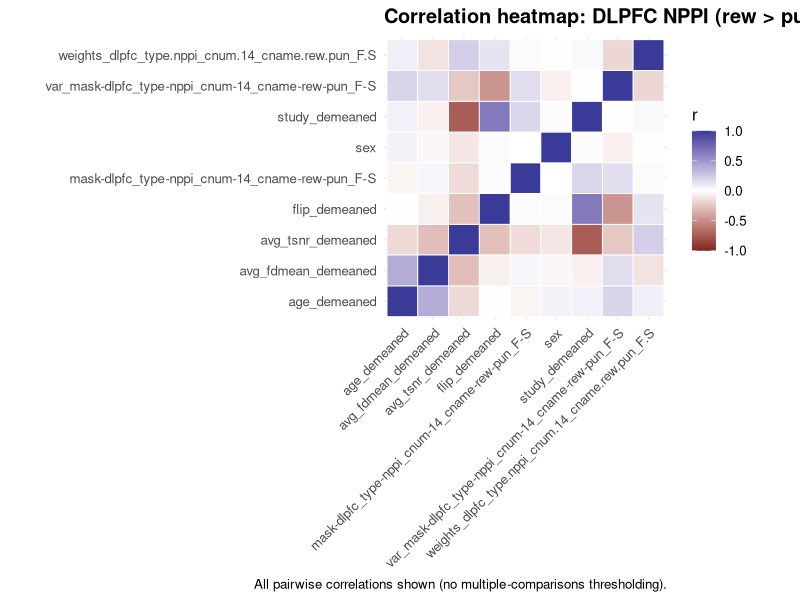
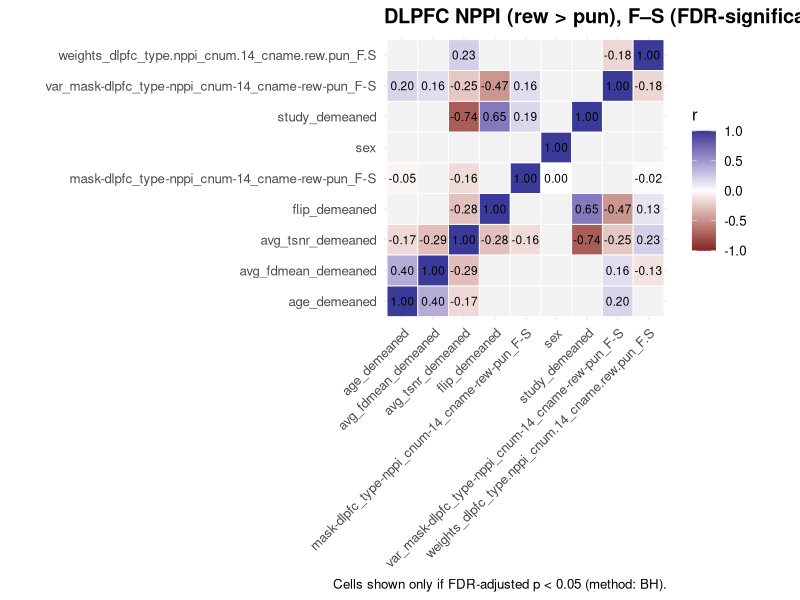
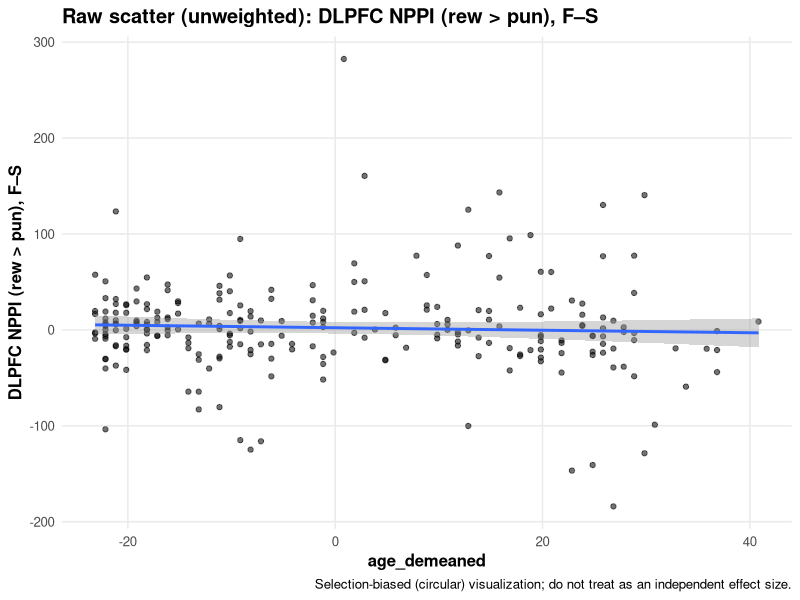
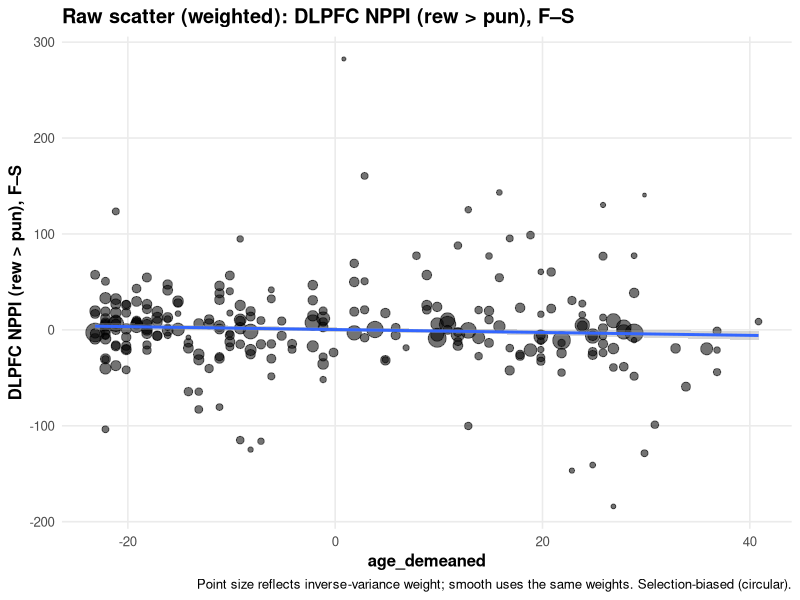
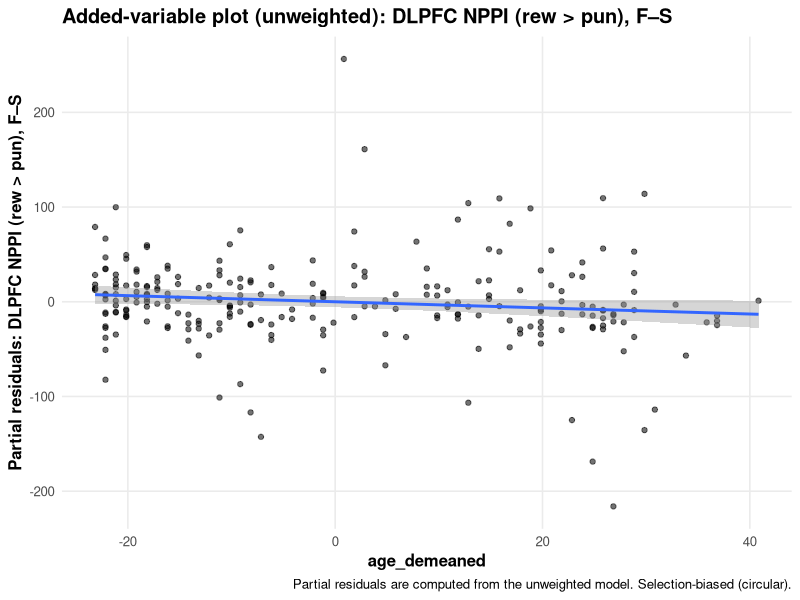
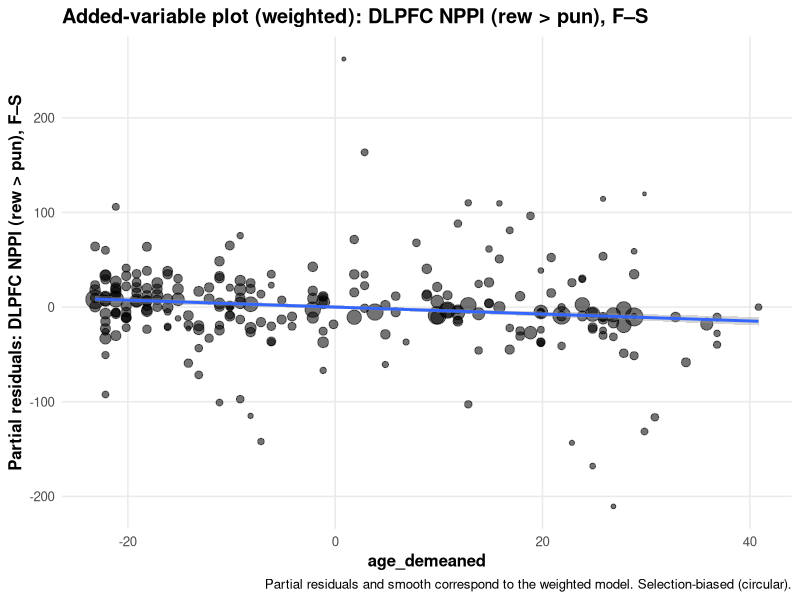
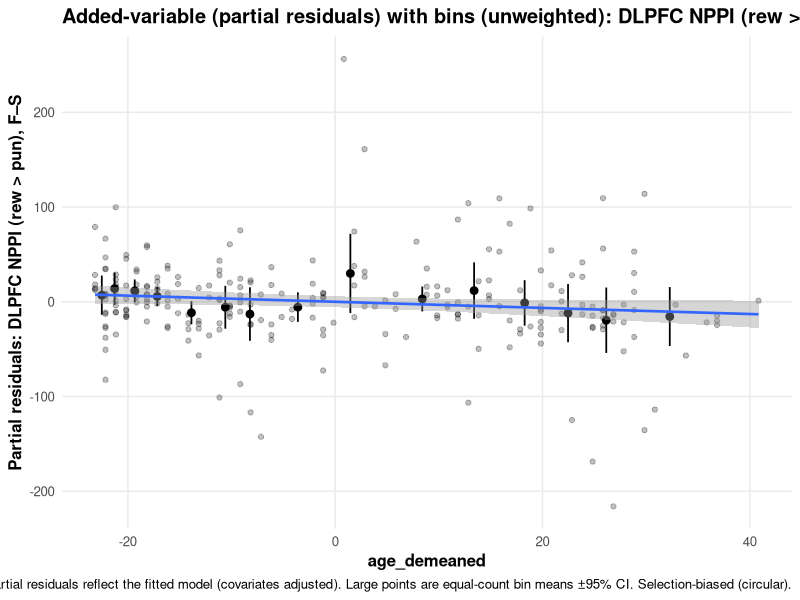
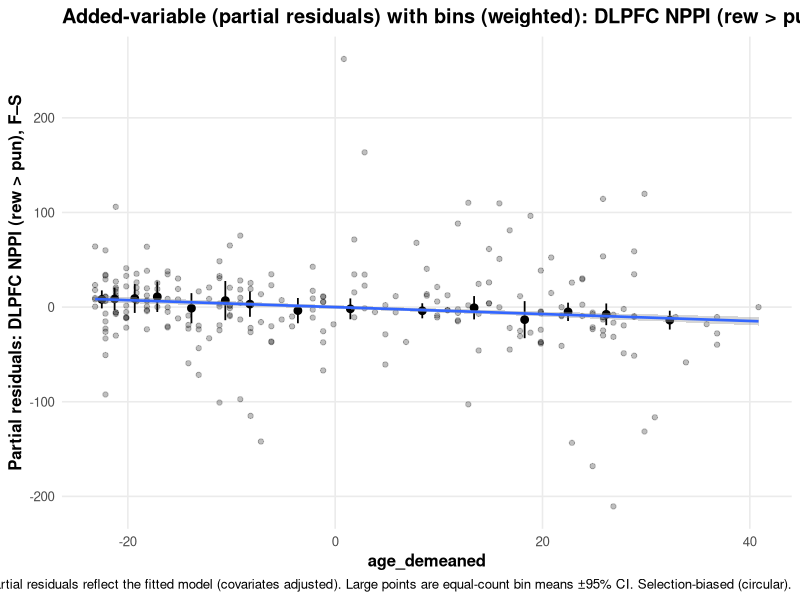

The R source for these figures, in order:
## ---- chunk 1
knitr::opts_chunk$set(
  echo = TRUE,
  warning = FALSE,
  message = FALSE,
  fig.width = 7,
  fig.height = 5
)
## ---- chunk 2
packages <- c(
  "dplyr",
  "ggplot2",
  "readr",
  "tibble"
)

# Install missing packages (comment out if you prefer not to install during knitting)
installed <- rownames(installed.packages())
for (pkg in packages) {
  if (!pkg %in% installed) {
    install.packages(pkg, repos = "https://cloud.r-project.org")
  }
}

# Load packages
invisible(lapply(packages, library, character.only = TRUE))
## ---- chunk 3
# Read the combined CSV file
# (If you knit from a different directory, consider using an absolute path or `here::here()`.)
df <- readr::read_csv("extractions-retest-copy.csv", show_col_types = FALSE)

# Quick sanity checks
stopifnot(is.data.frame(df))
## ---- chunk 4
# Inverse-variance weights with a floor to prevent infinite / extreme weights
make_invvar_weights <- function(var_vec, var_floor = 1e-6) {
  1 / pmax(var_vec, var_floor)
}

# Print a compact weight diagnostic (useful when plots "don't look right")
summarize_weights <- function(w) {
  tibble::tibble(
    n = length(w),
    n_nonfinite = sum(!is.finite(w)),
    min = min(w, na.rm = TRUE),
    p01 = as.numeric(stats::quantile(w, 0.01, na.rm = TRUE)),
    p05 = as.numeric(stats::quantile(w, 0.05, na.rm = TRUE)),
    median = stats::median(w, na.rm = TRUE),
    p95 = as.numeric(stats::quantile(w, 0.95, na.rm = TRUE)),
    p99 = as.numeric(stats::quantile(w, 0.99, na.rm = TRUE)),
    max = max(w, na.rm = TRUE)
  )
}

# Partial residual (added-variable style) for age_demeaned from a fitted lm()
partial_residual_age <- function(model, df, x = "age_demeaned") {
  b <- coef(model)[[x]]
  stats::residuals(model) + b * df[[x]]
}


# Shared plotting theme for consistent appearance across figures
theme_shared <- function(base_size = 12) {
  ggplot2::theme_minimal(base_size = base_size) +
    ggplot2::theme(
      panel.grid.minor = ggplot2::element_blank(),
      plot.title = ggplot2::element_text(face = "bold"),
      axis.title = ggplot2::element_text(face = "bold")
    )
}


# Raw scatter: unweighted fit
plot_scatter_raw_unweighted <- function(df, outcome_col, outcome_label) {
  ggplot(df, aes(x = age_demeaned, y = .data[[outcome_col]])) +
    geom_point(alpha = 0.55) +
    geom_smooth(method = "lm", se = TRUE) +
    theme_shared() +
    labs(
      x = "age_demeaned",
      y = outcome_label,
      title = paste0("Raw scatter (unweighted): ", outcome_label),
      caption = "Selection-biased (circular) visualization; do not treat as an independent effect size."
    )
}

# Raw scatter: weighted fit + point size reflects weights
plot_scatter_raw_weighted <- function(df, outcome_col, weight_col, outcome_label) {
  ggplot(df, aes(x = age_demeaned, y = .data[[outcome_col]])) +
    geom_point(aes(size = sqrt(.data[[weight_col]])), alpha = 0.55) +
    geom_smooth(aes(weight = .data[[weight_col]]), method = "lm", se = TRUE) +
    scale_size_continuous(guide = "none") +
    theme_shared() +
    labs(
      x = "age_demeaned",
      y = outcome_label,
      title = paste0("Raw scatter (weighted): ", outcome_label),
      caption = "Point size reflects inverse-variance weight; smooth uses the same weights. Selection-biased (circular)."
    )
}

# Added-variable (partial residual) scatter: unweighted
plot_added_variable_unweighted <- function(model_unw, df, outcome_label) {
  pr <- partial_residual_age(model_unw, df)

  ggplot(tibble::tibble(age_demeaned = df$age_demeaned, pr = pr),
         aes(x = age_demeaned, y = pr)) +
    geom_point(alpha = 0.55) +
    geom_smooth(method = "lm", se = TRUE) +
    theme_shared() +
    labs(
      x = "age_demeaned",
      y = paste0("Partial residuals: ", outcome_label),
      title = paste0("Added-variable plot (unweighted): ", outcome_label),
      caption = "Partial residuals are computed from the unweighted model. Selection-biased (circular)."
    )
}

# Added-variable (partial residual) scatter: weighted
plot_added_variable_weighted <- function(model_w, df, weight_col, outcome_label) {
  pr <- partial_residual_age(model_w, df)

  ggplot(tibble::tibble(age_demeaned = df$age_demeaned, pr = pr, w = df[[weight_col]]),
         aes(x = age_demeaned, y = pr)) +
    geom_point(aes(size = sqrt(w)), alpha = 0.55) +
    geom_smooth(aes(weight = w), method = "lm", se = TRUE) +
    scale_size_continuous(guide = "none") +
    theme_shared() +
    labs(
      x = "age_demeaned",
      y = paste0("Partial residuals: ", outcome_label),
      title = paste0("Added-variable plot (weighted): ", outcome_label),
      caption = "Partial residuals and smooth correspond to the weighted model. Selection-biased (circular)."
    )
}


# Correlation heatmap for a set of variables (coerces factors to numeric codes)
plot_corr_heatmap <- function(df,
                             cols,
                             title = "Correlation heatmap",
                             alpha = 0.05,
                             adjust_method = "BH",
                             threshold = TRUE,
                             show_numbers = c("significant", "none", "all")) {

  show_numbers <- match.arg(show_numbers)

  dat <- df[, cols, drop = FALSE]

  # Coerce non-numeric to numeric (factors -> integer codes; characters -> factor -> codes)
  for (nm in names(dat)) {
    if (!is.numeric(dat[[nm]])) {
      dat[[nm]] <- as.numeric(as.factor(dat[[nm]]))
    }
  }

  k <- ncol(dat)
  rn <- colnames(dat)

  r <- matrix(NA_real_, k, k, dimnames = list(rn, rn))
  p <- matrix(NA_real_, k, k, dimnames = list(rn, rn))
  n <- matrix(NA_integer_, k, k, dimnames = list(rn, rn))

  for (i in seq_len(k)) {
    for (j in i:k) {
      ok <- stats::complete.cases(dat[[i]], dat[[j]])
      nij <- sum(ok)
      n[i, j] <- nij
      n[j, i] <- nij

      if (nij >= 3) {
        rij <- stats::cor(dat[[i]][ok], dat[[j]][ok])
        r[i, j] <- rij
        r[j, i] <- rij

        if (i == j) {
          p[i, j] <- NA_real_
          p[j, i] <- NA_real_
        } else {
          tval <- rij * sqrt((nij - 2) / (1 - rij^2))
          pij <- 2 * stats::pt(-abs(tval), df = nij - 2)
          p[i, j] <- pij
          p[j, i] <- pij
        }
      }
    }
  }

  # Multiple-comparisons correction across unique off-diagonal pairs
  p_adj <- p
  upper_idx <- which(upper.tri(p), arr.ind = TRUE)
  p_vec <- p[upper_idx]
  keep <- is.finite(p_vec)
  p_vec_adj <- rep(NA_real_, length(p_vec))
  p_vec_adj[keep] <- stats::p.adjust(p_vec[keep], method = adjust_method)

  # Fill symmetric adjusted p-values
  p_adj[upper_idx] <- p_vec_adj
  p_adj[t(upper_idx)] <- p_vec_adj

  # Long format for plotting
  long <- expand.grid(Var1 = rn, Var2 = rn, stringsAsFactors = FALSE)
  long$r <- as.vector(r[cbind(match(long$Var1, rn), match(long$Var2, rn))])
  long$p_adj <- as.vector(p_adj[cbind(match(long$Var1, rn), match(long$Var2, rn))])
  long$sig <- is.finite(long$p_adj) & (long$p_adj < alpha)

  # Keep diagonal always visible
  diag_mask <- long$Var1 == long$Var2
  long$r_plot <- ifelse(diag_mask, 1, long$r)

  if (threshold) {
    long$r_plot <- ifelse(diag_mask | long$sig, long$r_plot, NA_real_)
  }

  if (show_numbers == "none") {
    long$lab <- ""
  } else if (show_numbers == "all") {
    long$lab <- ifelse(is.finite(long$r), sprintf("%.2f", long$r), "")
    long$lab <- ifelse(diag_mask, "1.00", long$lab)
  } else { # significant
    long$lab <- ifelse(diag_mask | long$sig, sprintf("%.2f", long$r_plot), "")
  }

  ggplot(long, aes(x = Var1, y = Var2, fill = r_plot)) +
    geom_tile(color = "white", linewidth = 0.3) +
    geom_text(aes(label = lab), size = 3) +
    coord_fixed() +
    scale_fill_gradient2(
      limits = c(-1, 1),
      midpoint = 0,
      na.value = "grey95"
    ) +
    theme_shared() +
    theme(axis.text.x = element_text(angle = 45, hjust = 1)) +
    labs(
      title = title,
      x = NULL,
      y = NULL,
      fill = "r",
      caption = if (threshold) {
        paste0("Cells shown only if FDR-adjusted p < ", alpha, " (method: ", adjust_method, ").")
      } else {
        "All pairwise correlations shown (no multiple-comparisons thresholding)."
      }
    )
}


# ---- Recommended manuscript-style plots ----
# Goal: show raw data (lightly), stabilize the trend with equal-count bins, and connect directly to the model.

# Equal-count bin summaries (optionally weighted if w is inverse-variance weights)
summarize_equal_count_bins <- function(x, y, w = NULL, n_bins = 15, conf_level = 0.95) {
  stopifnot(length(x) == length(y))
  alpha <- 1 - conf_level

  if (is.null(w)) {
    tmp <- tibble::tibble(x = x, y = y) %>%
      dplyr::filter(is.finite(x), is.finite(y)) %>%
      dplyr::mutate(bin = dplyr::ntile(x, n_bins))

    tmp %>%
      dplyr::group_by(bin) %>%
      dplyr::summarise(
        n = dplyr::n(),
        x_min = min(x),
        x_max = max(x),
        x_mean = mean(x),
        y_mean = mean(y),
        y_se = stats::sd(y) / sqrt(n),
        .groups = "drop"
      ) %>%
      dplyr::mutate(
        y_lwr = y_mean + stats::qt(alpha / 2, df = pmax(n - 1, 1)) * y_se,
        y_upr = y_mean + stats::qt(1 - alpha / 2, df = pmax(n - 1, 1)) * y_se,
        bin_label = paste0(round(x_min, 2), " to ", round(x_max, 2))
      )
  } else {
    stopifnot(length(w) == length(y))
    tmp <- tibble::tibble(x = x, y = y, w = w) %>%
      dplyr::filter(is.finite(x), is.finite(y), is.finite(w), w > 0) %>%
      dplyr::mutate(bin = dplyr::ntile(x, n_bins))

    tmp %>%
      dplyr::group_by(bin) %>%
      dplyr::summarise(
        n = dplyr::n(),
        x_min = min(x),
        x_max = max(x),
        x_mean = mean(x),
        y_mean = sum(w * y) / sum(w),
        y_se = sqrt(1 / sum(w)),  # SEM for inverse-variance weighted mean
        .groups = "drop"
      ) %>%
      dplyr::mutate(
        y_lwr = y_mean - 1.96 * y_se,
        y_upr = y_mean + 1.96 * y_se,
        bin_label = paste0(round(x_min, 2), " to ", round(x_max, 2))
      )
  }
}

# Binned scatter (continuous x), with optional weighted model fit
plot_binned_scatter <- function(df, x, y, y_label, weight_col = NULL,
                                n_bins = 15, title = NULL,
                                caption = "Small points are raw data (light); large points are equal-count bin means ±95% CI. Selection-biased (circular).") {

  x_vec <- df[[x]]
  y_vec <- y

  w_vec <- if (!is.null(weight_col)) df[[weight_col]] else NULL
  bins <- summarize_equal_count_bins(x_vec, y_vec, w = w_vec, n_bins = n_bins)

  plot_df <- tibble::tibble(x = x_vec, y = y_vec)
  if (!is.null(weight_col)) plot_df$w <- w_vec

  p <- ggplot2::ggplot(plot_df, ggplot2::aes(x = x, y = y)) +
    ggplot2::geom_point(alpha = 0.25, na.rm = TRUE) +
    ggplot2::geom_errorbar(
      data = bins,
      ggplot2::aes(x = x_mean, ymin = y_lwr, ymax = y_upr),
      width = 0, linewidth = 0.6, inherit.aes = FALSE
    ) +
    ggplot2::geom_point(
      data = bins,
      ggplot2::aes(x = x_mean, y = y_mean),
      size = 2.3, inherit.aes = FALSE
    ) +
    theme_shared() +
    ggplot2::labs(
      x = x,
      y = y_label,
      title = title,
      caption = caption
    )

  # Model fit line (lm) to keep the link to inference explicit
  if (is.null(weight_col)) {
    p <- p + ggplot2::geom_smooth(method = "lm", se = TRUE, linewidth = 0.9, na.rm = TRUE)
  } else {
    p <- p + ggplot2::geom_smooth(ggplot2::aes(weight = w), method = "lm", se = TRUE, linewidth = 0.9, na.rm = TRUE)
  }

  p
}

# Added-variable plot: partial residuals for age, then the same binned-scatter idea
plot_added_variable_binned <- function(model, df, outcome_label, weight_col = NULL,
                                       x = "age_demeaned", n_bins = 15,
                                       title_prefix = "Added-variable (partial residuals) with bins") {
  pr <- partial_residual_age(model, df, x = x)

  plot_binned_scatter(
    df = df,
    x = x,
    y = pr,
    y_label = paste0("Partial residuals: ", outcome_label),
    weight_col = weight_col,
    n_bins = n_bins,
    title = paste0(title_prefix, if (is.null(weight_col)) " (unweighted)" else " (weighted)", ": ", outcome_label),
    caption = "Partial residuals reflect the fitted model (covariates adjusted). Large points are equal-count bin means ±95% CI. Selection-biased (circular)."
  )
}

# Distribution-aware alternative to bar plots (keeps sextiles but shows overlap and skew)
plot_sextile_violin <- function(df, y, outcome_label, x = "age_demeaned", n_bins = 6,
                                title_prefix = "Sextile summary (violin + box + points)") {
  tmp <- tibble::tibble(x = df[[x]], y = y) %>%
    dplyr::filter(is.finite(x), is.finite(y)) %>%
    dplyr::mutate(bin = dplyr::ntile(x, n_bins))

  bin_labels <- tmp %>%
    dplyr::group_by(bin) %>%
    dplyr::summarise(
      x_min = min(x),
      x_max = max(x),
      .groups = "drop"
    ) %>%
    dplyr::arrange(bin) %>%
    dplyr::mutate(
      bin = factor(bin, levels = 1:n_bins),
      bin_label = paste0(round(x_min, 2), " to ", round(x_max, 2))
    )

  tmp$bin <- factor(tmp$bin, levels = 1:n_bins)

  ggplot2::ggplot(tmp, ggplot2::aes(x = bin, y = y)) +
    ggplot2::geom_violin(trim = FALSE, alpha = 0.35) +
    ggplot2::geom_boxplot(width = 0.18, outlier.shape = NA, alpha = 0.5) +
    ggplot2::geom_jitter(width = 0.12, alpha = 0.25, size = 1) +
    ggplot2::scale_x_discrete(labels = bin_labels$bin_label) +
    theme_shared() +
    ggplot2::theme(axis.text.x = ggplot2::element_text(angle = 45, hjust = 1)) +
    ggplot2::labs(
      x = paste0("Age sextile (ntile(", x, ", ", n_bins, "))"),
      y = outcome_label,
      title = paste0(title_prefix, ": ", outcome_label),
      caption = "Shows the distribution within sextiles (violin), central tendency (box), and raw points. Selection-biased (circular)."
    )
}


# ---- Sextile (6-bin) summaries + bar plots ----

# Weighted mean / SE for descriptive summaries.
# Uses an effective sample size (n_eff) and an unbiased-ish weighted variance.
wtd_mean_se <- function(y, w) {
  ok <- is.finite(y) & is.finite(w) & (w > 0)
  y <- y[ok]; w <- w[ok]

  if (length(y) == 0) return(list(mean = NA_real_, se = NA_real_, n = 0))

  mu <- sum(w * y) / sum(w)
  sw <- sum(w)
  sw2 <- sum(w^2)
  n_eff <- if (sw2 > 0) (sw^2 / sw2) else length(y)

  # Denominator for an unbiased-ish weighted variance
  den <- sw - (sw2 / sw)
  v <- if (den > 0) sum(w * (y - mu)^2) / den else NA_real_
  se <- if (is.finite(v) && n_eff > 1) sqrt(v / n_eff) else NA_real_

  list(mean = mu, se = se, n = length(y))
}

summarize_sextiles <- function(df, y, series_label, w = NULL, x = "age_demeaned", n_bins = 6) {
  tmp <- tibble::tibble(x = df[[x]], y = y)
  tmp <- tmp %>%
    dplyr::filter(is.finite(x), is.finite(y)) %>%
    dplyr::mutate(bin = dplyr::ntile(x, n_bins))

  if (is.null(w)) {
    tmp %>%
      dplyr::group_by(bin) %>%
      dplyr::summarise(
        n = dplyr::n(),
        age_min = min(x),
        age_max = max(x),
        x_mean = mean(x),
        y_mean = mean(y),
        y_se = stats::sd(y) / sqrt(n),   # SEM
        .groups = "drop"
      ) %>%
      dplyr::mutate(
        series = series_label,
        bin_label = paste0(round(age_min, 2), " to ", round(age_max, 2))
      )
  } else {
    # Align weights to the same finite rows used above
    ok <- is.finite(df[[x]]) & is.finite(y) & is.finite(w) & (w > 0)
    tmp <- tibble::tibble(x = df[[x]][ok], y = y[ok], w = w[ok]) %>%
      dplyr::mutate(bin = dplyr::ntile(x, n_bins))

    tmp %>%
      dplyr::group_by(bin) %>%
      dplyr::summarise(
        n = dplyr::n(),
        age_min = min(x),
        age_max = max(x),
        x_mean = mean(x),
        y_mean = sum(w * y) / sum(w),
        y_se = sqrt(1 / sum(w)),         # SEM for inverse-variance weighted mean
        .groups = "drop"
      ) %>%
      dplyr::mutate(
        series = series_label,
        bin_label = paste0(round(age_min, 2), " to ", round(age_max, 2))
      )
  }
}


plot_sextile_bars <- function(summary_df, outcome_label, title_prefix) {
  # Expect summary_df to contain: bin (1-6), bin_label, y_mean, y_se
  summary_df$bin <- factor(summary_df$bin, levels = 1:6)

  # Use bin_label for x-axis labels (age ranges within each sextile)
  bin_labels <- summary_df %>%
    dplyr::distinct(bin, bin_label) %>%
    dplyr::arrange(bin)

  ggplot(summary_df, aes(x = bin, y = y_mean)) +
    geom_col(width = 0.8) +
    geom_errorbar(aes(ymin = y_mean - y_se, ymax = y_mean + y_se), width = 0.2) +
    scale_x_discrete(labels = bin_labels$bin_label) +
    theme_shared() +
    theme(axis.text.x = element_text(angle = 45, hjust = 1)) +
    labs(
      x = "Age sextile (ntile(age_demeaned, 6))",
      y = outcome_label,
      title = paste0(title_prefix, ": ", outcome_label),
      caption = "Bars show mean within sextile; error bars are ±1 SEM. Selection-biased (circular)."
    )
}

## ---- chunk 5
# ---- DLPFC model (robust to name-repair on import) ----
# We expect readr::read_csv() may "repair" duplicate column names by appending ...1, ...2, etc.
# This helper finds the single best-matching column name in df.

find_one_col <- function(pattern, df_names = names(df)) {
  hits <- grep(pattern, df_names, value = TRUE)
  if (length(hits) == 1) return(hits)
  if (length(hits) == 0) stop(paste0("No columns match pattern: ", pattern))
  stop(paste0("Multiple columns match pattern: ", pattern, "
", paste(hits, collapse = "
")))
}

# Match either exact name OR name with readr's ...<n> suffix.
# Allow either "." or "-" as the separator because some exports use hyphens.
outcome_dlpfc <- find_one_col("^mask[.-]dlpfc_type[.-]nppi_cnum[.-]14_cname[.-]rew[.-]pun_F[.-]S([.]{3}[0-9]+)?$")
var_dlpfc     <- find_one_col("^var_mask[.-]dlpfc_type[.-]nppi_cnum[.-]14_cname[.-]rew[.-]pun_F[.-]S([.]{3}[0-9]+)?$")
w_dlpfc       <- "weights_dlpfc_type.nppi_cnum.14_cname.rew.pun_F.S"

# Confirm required columns exist (now using detected names)
needed <- c(outcome_dlpfc, var_dlpfc,
            "age_demeaned", "sex", "avg_tsnr_demeaned", "avg_fdmean_demeaned",
            "flip_demeaned", "study_demeaned")
missing <- setdiff(needed, names(df))
if (length(missing) > 0) stop(paste("Missing required columns:", paste(missing, collapse = ", ")))

# If sex is coded numerically but should be categorical, convert to factor.
# (Comment out if you are sure you want a linear numeric effect.)
if (!is.factor(df$sex)) {
  u <- sort(unique(df$sex))
  if (length(u) <= 4) df$sex <- factor(df$sex)
}

# Create inverse-variance weights with a small floor (prevents Inf weights if variance is ~0)
df[[w_dlpfc]] <- make_invvar_weights(df[[var_dlpfc]], var_floor = 1e-6)

# Weight diagnostics (helpful if a few observations dominate)
print(summarize_weights(df[[w_dlpfc]]))
# Fit model EXACTLY as specified, but with the detected outcome column name
fml_dlpfc <- as.formula(sprintf(
  "`%s` ~ age_demeaned + sex + avg_tsnr_demeaned + avg_fdmean_demeaned + flip_demeaned + study_demeaned",
  outcome_dlpfc
))

# Weighted and unweighted versions (for side-by-side plots)
model2_w   <- lm(fml_dlpfc, data = df, weights = df[[w_dlpfc]])
model2_unw <- lm(fml_dlpfc, data = df)

summary(model2_w)
summary(model2_unw)
## ---- chunk 6
label_dlpfc <- "DLPFC NPPI (rew > pun), F–S"

# 0) Correlation heatmap among outcome + predictors (+ variance + weight)
# 0a) Correlation heatmap (all correlations; no cell labels)
plot_corr_heatmap(
  df,
  cols = c(outcome_dlpfc, "age_demeaned", "sex", "avg_tsnr_demeaned", "avg_fdmean_demeaned",
           "flip_demeaned", "study_demeaned", var_dlpfc, w_dlpfc),
  title = paste0("Correlation heatmap: ", label_dlpfc),
  threshold = FALSE,
  show_numbers = "none"
)

# 0b) Correlation heatmap (FDR-significant only; labels shown for significant cells)
plot_corr_heatmap(
  df,
  cols = c(outcome_dlpfc, "age_demeaned", "sex", "avg_tsnr_demeaned", "avg_fdmean_demeaned",
           "flip_demeaned", "study_demeaned", var_dlpfc, w_dlpfc),
  title = paste0(label_dlpfc, " (FDR-significant only)"),
  threshold = TRUE,
  show_numbers = "significant"
)

# 1) Raw scatter: unweighted vs weighted
plot_scatter_raw_unweighted(df, outcome_dlpfc, label_dlpfc)
plot_scatter_raw_weighted(df, outcome_dlpfc, w_dlpfc, label_dlpfc)

# 2) Added-variable (partial residual) plots: unweighted vs weighted
plot_added_variable_unweighted(model2_unw, df, label_dlpfc)
plot_added_variable_weighted(model2_w, df, w_dlpfc, label_dlpfc)

# 3) Recommended manuscript-style plots (continuous age; equal-count bins + model fit)
plot_added_variable_binned(model2_unw, df, label_dlpfc, n_bins = 15)
plot_added_variable_binned(model2_w, df, label_dlpfc, weight_col = w_dlpfc, n_bins = 15)

# Optional: raw outcome shown the same way (often useful for reader intuition)
plot_binned_scatter(
  df = df,
  x = "age_demeaned",
  y = df[[outcome_dlpfc]],
  y_label = label_dlpfc,
  n_bins = 15,
  title = paste0("Raw outcome with bins: ", label_dlpfc)
)

# 4) (Legacy) Bar plots with age binned into sextiles (6 equal bins)

# 4a) Raw outcome bars (unweighted and weighted shown separately)
sum_raw_unw <- summarize_sextiles(df, y = df[[outcome_dlpfc]], series_label = "Unweighted mean")
plot_sextile_bars(sum_raw_unw, outcome_label = label_dlpfc, title_prefix = "Sextile binned bars (raw, unweighted)")

sum_raw_w <- summarize_sextiles(df, y = df[[outcome_dlpfc]], series_label = "Weighted mean", w = df[[w_dlpfc]])
plot_sextile_bars(sum_raw_w, outcome_label = label_dlpfc, title_prefix = "Sextile binned bars (raw, weighted)")

# 4b) Added-variable outcome (partial residuals differ for weighted vs unweighted models)
pr_unw <- partial_residual_age(model2_unw, df)
pr_w   <- partial_residual_age(model2_w, df)

# Optional alternative to bar plots: show the full distribution within sextiles
plot_sextile_violin(df, y = pr_unw, outcome_label = paste0("Partial residuals: ", label_dlpfc))
plot_sextile_violin(df, y = pr_w, outcome_label = paste0("Partial residuals: ", label_dlpfc))


sum_pr_unw <- summarize_sextiles(df, y = pr_unw, series_label = "Unweighted model PR")
plot_sextile_bars(sum_pr_unw, outcome_label = paste0("Partial residuals: ", label_dlpfc),
                  title_prefix = "Sextile binned bars (added-variable, unweighted)")

sum_pr_w <- summarize_sextiles(df, y = pr_w, series_label = "Weighted model PR", w = df[[w_dlpfc]])
plot_sextile_bars(sum_pr_w, outcome_label = paste0("Partial residuals: ", label_dlpfc),
                  title_prefix = "Sextile binned bars (added-variable, weighted)")
## ---- chunk 7
# ---- MTG model (robust to name-repair on import) ----
outcome_mtg <- find_one_col("^mask[.-]mtg_type[.-]act_cnum[.-]17_cname[.-]rew_F[.-]S[.-]txt([.]{3}[0-9]+)?$")
var_mtg     <- find_one_col("^var_mask[.-]mtg_type[.-]act_cnum[.-]17_cname[.-]rew_F[.-]S[.-]txt([.]{3}[0-9]+)?$")
w_mtg       <- "weights_mtg_type.act_cnum.17_cname.rew_F.S.txt"

needed_mtg <- c(outcome_mtg, var_mtg,
                "age_demeaned", "sex", "avg_tsnr_demeaned", "avg_fdmean_demeaned",
                "flip_demeaned", "study_demeaned")
missing_mtg <- setdiff(needed_mtg, names(df))
if (length(missing_mtg) > 0) stop(paste("Missing required columns:", paste(missing_mtg, collapse = ", ")))

df[[w_mtg]] <- make_invvar_weights(df[[var_mtg]], var_floor = 1e-6)
print(summarize_weights(df[[w_mtg]]))
fml_mtg <- as.formula(sprintf(
  "`%s` ~ age_demeaned + sex + avg_tsnr_demeaned + avg_fdmean_demeaned + flip_demeaned + study_demeaned",
  outcome_mtg
))

model3_w   <- lm(fml_mtg, data = df, weights = df[[w_mtg]])
model3_unw <- lm(fml_mtg, data = df)

summary(model3_w)
summary(model3_unw)
## ---- chunk 8
label_mtg <- "MTG ACT (rew), F–S"

# 0) Correlation heatmap among outcome + predictors (+ variance + weight)
# 0a) Correlation heatmap (all correlations; no cell labels)
plot_corr_heatmap(
  df,
  cols = c(outcome_mtg, "age_demeaned", "sex", "avg_tsnr_demeaned", "avg_fdmean_demeaned",
           "flip_demeaned", "study_demeaned", var_mtg, w_mtg),
  title = paste0("Correlation heatmap: ", label_mtg),
  threshold = FALSE,
  show_numbers = "none"
)

# 0b) Correlation heatmap (FDR-significant only; labels shown for significant cells)
plot_corr_heatmap(
  df,
  cols = c(outcome_mtg, "age_demeaned", "sex", "avg_tsnr_demeaned", "avg_fdmean_demeaned",
           "flip_demeaned", "study_demeaned", var_mtg, w_mtg),
  title = paste0(label_mtg, " (FDR-significant only)"),
  threshold = TRUE,
  show_numbers = "significant"
)

# 1) Raw scatter: unweighted vs weighted
plot_scatter_raw_unweighted(df, outcome_mtg, label_mtg)
plot_scatter_raw_weighted(df, outcome_mtg, w_mtg, label_mtg)

# 2) Added-variable (partial residual) plots: unweighted vs weighted
plot_added_variable_unweighted(model3_unw, df, label_mtg)
plot_added_variable_weighted(model3_w, df, w_mtg, label_mtg)

# 3) Recommended manuscript-style plots (continuous age; equal-count bins + model fit)
plot_added_variable_binned(model3_unw, df, label_mtg, n_bins = 15)
plot_added_variable_binned(model3_w, df, label_mtg, weight_col = w_mtg, n_bins = 15)

# Optional: raw outcome shown the same way (often useful for reader intuition)
plot_binned_scatter(
  df = df,
  x = "age_demeaned",
  y = df[[outcome_mtg]],
  y_label = label_mtg,
  n_bins = 15,
  title = paste0("Raw outcome with bins: ", label_mtg)
)

# 4) (Legacy) Bar plots with age binned into sextiles (6 equal bins)

# 4a) Raw outcome bars (unweighted and weighted shown separately)
sum_raw_unw <- summarize_sextiles(df, y = df[[outcome_mtg]], series_label = "Unweighted mean")
plot_sextile_bars(sum_raw_unw, outcome_label = label_mtg, title_prefix = "Sextile binned bars (raw, unweighted)")

sum_raw_w <- summarize_sextiles(df, y = df[[outcome_mtg]], series_label = "Weighted mean", w = df[[w_mtg]])
plot_sextile_bars(sum_raw_w, outcome_label = label_mtg, title_prefix = "Sextile binned bars (raw, weighted)")

# 4b) Added-variable outcome (partial residuals differ for weighted vs unweighted models)
pr_unw <- partial_residual_age(model3_unw, df)
pr_w   <- partial_residual_age(model3_w, df)

# Optional alternative to bar plots: show the full distribution within sextiles
plot_sextile_violin(df, y = pr_unw, outcome_label = paste0("Partial residuals: ", label_mtg))
plot_sextile_violin(df, y = pr_w, outcome_label = paste0("Partial residuals: ", label_mtg))


sum_pr_unw <- summarize_sextiles(df, y = pr_unw, series_label = "Unweighted model PR")
plot_sextile_bars(sum_pr_unw, outcome_label = paste0("Partial residuals: ", label_mtg),
                  title_prefix = "Sextile binned bars (added-variable, unweighted)")

sum_pr_w <- summarize_sextiles(df, y = pr_w, series_label = "Weighted model PR", w = df[[w_mtg]])
plot_sextile_bars(sum_pr_w, outcome_label = paste0("Partial residuals: ", label_mtg),
                  title_prefix = "Sextile binned bars (added-variable, weighted)")
## ---- chunk 9
sessionInfo()
